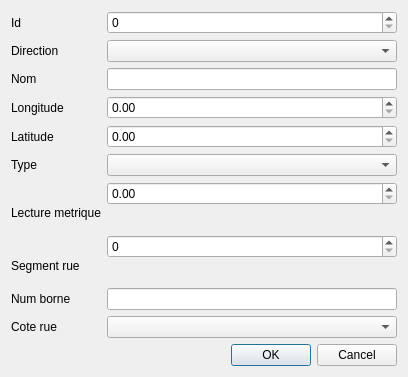
<?xml version="1.0" encoding="UTF-8"?>
<ui version="4.0">
 <class>BorneStationnementInterfaceClass</class>
 <widget class="QDialog" name="BorneStationnementInterfaceClass">
  <property name="geometry">
   <rect>
    <x>0</x>
    <y>0</y>
    <width>408</width>
    <height>377</height>
   </rect>
  </property>
  <property name="windowTitle">
   <string>BorneStationnementInterface</string>
  </property>
  <layout class="QVBoxLayout" name="verticalLayout">
   <item>
    <layout class="QGridLayout" name="gridLayout">
     <item row="0" column="0">
      <widget class="QLabel" name="label">
       <property name="text">
        <string>Id</string>
       </property>
      </widget>
     </item>
     <item row="0" column="1">
      <widget class="QSpinBox" name="id"/>
     </item>
     <item row="1" column="0">
      <widget class="QLabel" name="label_2">
       <property name="text">
        <string>Direction</string>
       </property>
      </widget>
     </item>
     <item row="2" column="0">
      <widget class="QLabel" name="label_3">
       <property name="text">
        <string>Nom</string>
       </property>
      </widget>
     </item>
     <item row="2" column="1">
      <widget class="QLineEdit" name="nom"/>
     </item>
     <item row="3" column="0">
      <widget class="QLabel" name="label_4">
       <property name="text">
        <string>Longitude</string>
       </property>
      </widget>
     </item>
     <item row="3" column="1">
      <widget class="QDoubleSpinBox" name="longitude"/>
     </item>
     <item row="4" column="0">
      <widget class="QLabel" name="label_5">
       <property name="text">
        <string>Latitude</string>
       </property>
      </widget>
     </item>
     <item row="4" column="1">
      <widget class="QDoubleSpinBox" name="latitude"/>
     </item>
     <item row="5" column="0">
      <widget class="QLabel" name="label_6">
       <property name="text">
        <string>Type</string>
       </property>
      </widget>
     </item>
     <item row="5" column="1">
      <widget class="QComboBox" name="type"/>
     </item>
     <item row="6" column="0" rowspan="2">
      <widget class="QLabel" name="label_7">
       <property name="text">
        <string>Lecture metrique</string>
       </property>
      </widget>
     </item>
     <item row="6" column="1">
      <widget class="QDoubleSpinBox" name="lectureMetrique"/>
     </item>
     <item row="7" column="1" rowspan="2">
      <widget class="QSpinBox" name="segmentRue"/>
     </item>
     <item row="8" column="0">
      <widget class="QLabel" name="label_8">
       <property name="text">
        <string>Segment rue</string>
       </property>
      </widget>
     </item>
     <item row="9" column="0">
      <widget class="QLabel" name="label_9">
       <property name="text">
        <string>Num borne</string>
       </property>
      </widget>
     </item>
     <item row="9" column="1">
      <widget class="QLineEdit" name="numBorne"/>
     </item>
     <item row="10" column="0">
      <widget class="QLabel" name="label_10">
       <property name="text">
        <string>Cote rue</string>
       </property>
      </widget>
     </item>
     <item row="1" column="1">
      <widget class="QComboBox" name="direction"/>
     </item>
     <item row="10" column="1">
      <widget class="QComboBox" name="coteRue"/>
     </item>
    </layout>
   </item>
   <item>
    <widget class="QDialogButtonBox" name="buttonBox">
     <property name="standardButtons">
      <set>QDialogButtonBox::Cancel|QDialogButtonBox::Ok</set>
     </property>
    </widget>
   </item>
  </layout>
 </widget>
 <layoutdefault spacing="6" margin="11"/>
 <resources/>
 <connections/>
</ui>
